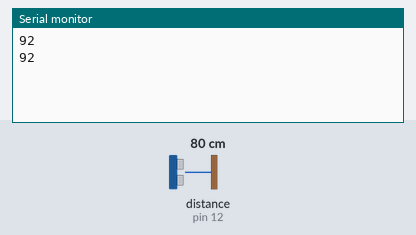
This sketch was run on a simulated Arduino Uno, built with avr-gcc and run on an emulated ATmega328P. Parts: the last lines printed to the serial monitor. Wiring (inferred from the names in the program): ultrasonic range finder: trigger pin 11; echo pin 12. The inputs (shaded band) are chosen by the test bench; at power-on: distance to the obstacle (sensor on pin 12) 80 cm. The echo pulse lasts 58.3 µs per cm.

Above: at 1.8 s.
1.9 s: distance to the obstacle (sensor on pin 12) set to 2 cm
At 2.8 s:
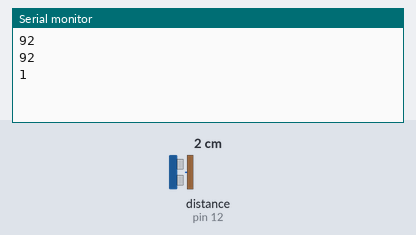
3.4 s: distance to the obstacle (sensor on pin 12) set to 4 cm
At 4.8 s:
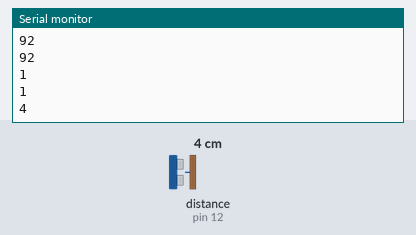
Timing chart, 0 to 6.4 s (numbered marks = the images above; inputs shaded):
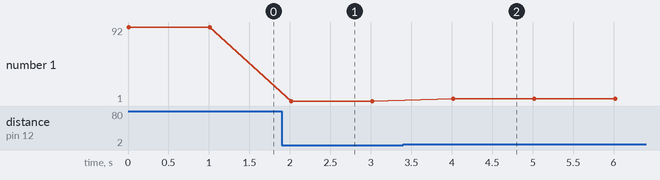

The sketch:

testSonar.ino
```cpp
#include <Wire.h>


#define obst_sens_trig 11      // obstacle sensor trigger
#define obst_sens_echo 12      // obstacle sensor echo reciver


int echo_time=0;
int dist=0;

void setup()
{


  pinMode(obst_sens_trig, OUTPUT);
  pinMode(obst_sens_echo, INPUT);


  Serial.begin(9600);

  }

void loop()
{
  digitalWrite(obst_sens_trig , HIGH);
  delayMicroseconds(1000);
  digitalWrite(obst_sens_trig , LOW);


  echo_time = pulseIn(obst_sens_echo , HIGH);
  dist = (echo_time/2) / 25 ;
 // Serial.println(echo_time);
  Serial.println(dist);

  delay(1000);

}
```

Measured:
- after the input at 1.9 s, the serial monitor: prints a new line after 0.11 s (image 1)
- after the input at 3.4 s, the serial monitor: prints a new line after 0.62 s (image 2)
- plotted number 1: 92 → 1 after the input at 1.9 s, 1 → 4 after the input at 3.4 s
